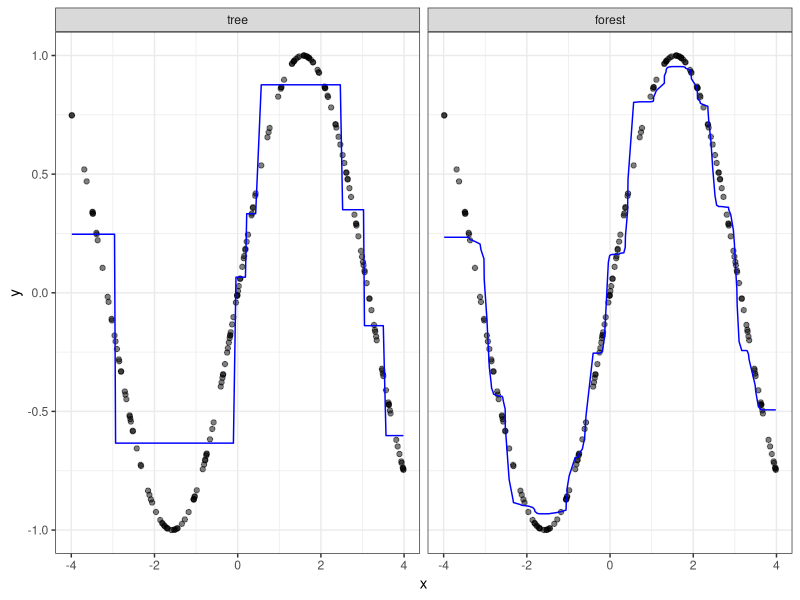

This chart was generated by the following R code: (Note: this script raises an error after producing the figure.)
set.seed(1988)

library(party)
library(ggplot2)
library(reshape2)

n <- 200
x <- runif(n, -4, 4)
y <- sin(x)
df <- data.frame(x, y)
object <- party:::ctreedpp(y ~ x, df)

fit_tree <- ctree(y ~ x, df)
df$tree <- as.numeric(predict(fit_tree))

fit_forest <- cforest(y ~ x, df, control = cforest_unbiased(mtry = 1))
df$forest <- as.numeric(predict(fit_forest))
df <- melt(df, id.vars = c("x", "y"))

p <- ggplot(df, aes(x, y))
p <- p + facet_wrap( ~ variable)
p <- p + geom_point(alpha = .5)
p <- p + geom_line(aes(x, value), colour = "blue")
p <- p + theme_bw()
ggsave("figures/approximation_example.png", p, width = 8, height = 4)

forest_pred <- lapply(fit_forest@ensemble, function(x)
    unlist(party:::R_getpredictions(x, party:::R_get_nodeID(x, object@inputs, 0))))
forest_pred <- as.data.frame(do.call("cbind", forest_pred))
forest_pred <- forest_pred[, sample(1:ncol(forest_pred), 25)]
colnames(forest_pred) <- paste0("p", 1:ncol(forest_pred))
forest_pred$obs <- 1:nrow(forest_pred)
forest_pred <- melt(forest_pred, id.vars = "obs")
forest_pred$x <- x
forest_pred$y <- y

p <- ggplot(forest_pred, aes(x, y, group = variable))
p <- p + geom_point()
p <- p + geom_line(aes(x, value), alpha = .25, colour = "blue")
p <- p + theme_bw()
ggsave("figures/forest_approximation.png", p, width = 8, height = 4)
